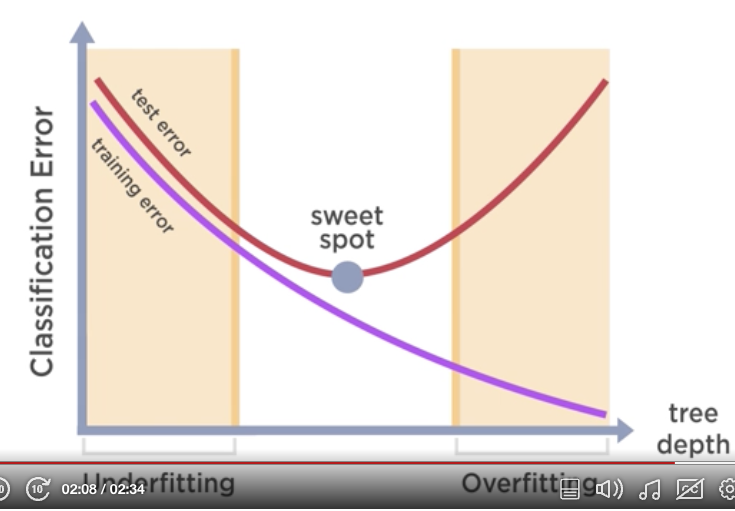
#> input picture ed/CIS534 decision tree/image-1 (1).png, 735 x 511 px
$ python filter.py '../../../../CIS534 decision tree/image-1 (1).png'
#> lines starting #> are read from the running program, lines starting #| are printed output that depends on the picture
import math
import sys
from PIL import Image, ImageFilter

# Ensure correct usage
if len(sys.argv) != 2:
    sys.exit("Usage: python filter.py filename")

# Open image
image = Image.open(sys.argv[1]).convert("RGB")

# Filter image according to edge detection kernel
filtered = image.filter(ImageFilter.Kernel(
    size=(3, 3),
    kernel=[-1, -1, -1, -1, 8, -1, -1, -1, -1],
    scale=1
))
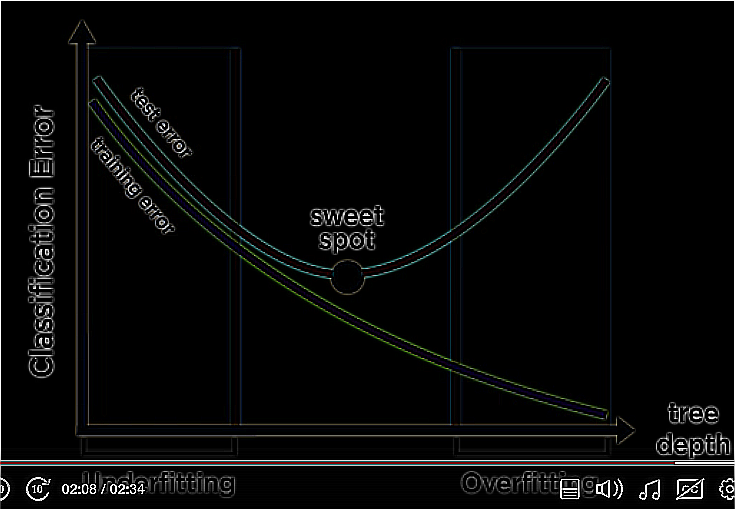
#> filtered: PIL image 735x511 RGB; mean R, G, B 9.3, 9.7, 9.6

# Show resulting image
filtered.show()

$ run again, on ed/CIS534 decision tree/image.png
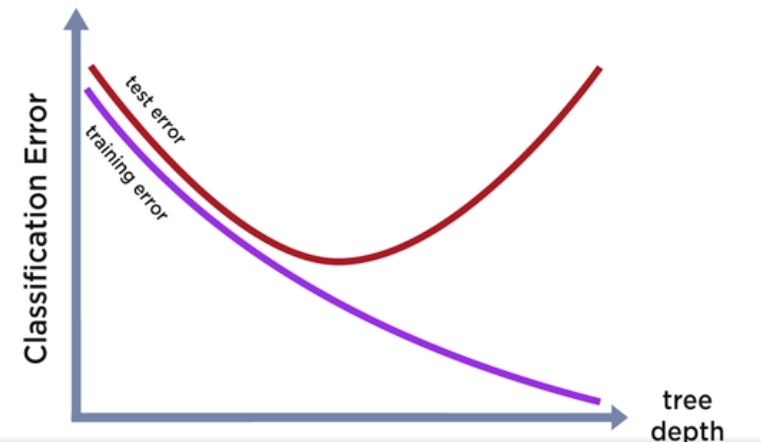
#> input picture ed/CIS534 decision tree/image.png, 761 x 442 px
#> `filtered = image.filter(ImageFilter.Kernel( size=(3, 3), kernel=[-1, -..`:
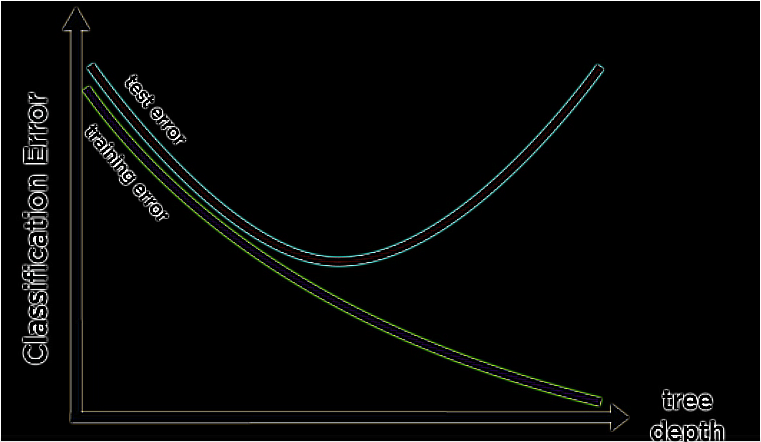
#> filtered: PIL image 761x442 RGB; mean R, G, B 7.1, 7.6, 7.1
